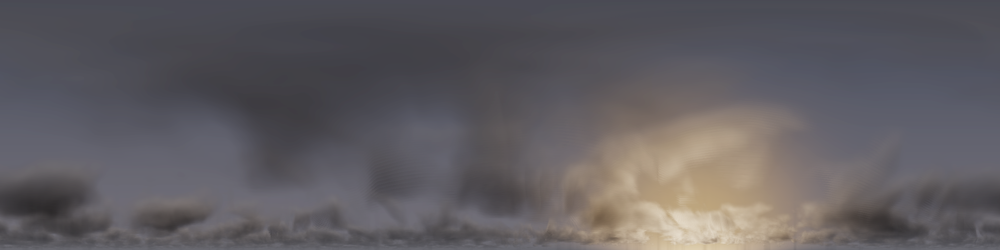
#> input picture games/unreal2_mods/U2AvalonCards/Models/StormSky.png, 1000 x 250 px, shrunk from 2048 x 512 before the run
$ python make_sky_flash.py
#> lines starting #> are read from the running program, lines starting #| are printed output that depends on the picture
r"""Lightning-lit versions of the storm sky (Q34 research action 4, 2026-10-08): the deck lit from inside, the way
ToyShop swapped a pre-baked lightning lighting for the flash frames. From Models/StormSky.png: a cool white glow
centred on a bearing, strongest where the deck is (the cloud texture's own detail modulates it, so the billows
light up rather than a flat disc), fading toward the zenith and the edges.

    py tools/make_sky_flash.py        -> Source/U2AvalonCards/Textures/StormSkyFlash0.tga, StormSkyFlash1.tga
"""
import os
import numpy as np
from PIL import Image

HERE = os.path.dirname(os.path.abspath(__file__))
base = np.asarray(Image.open(os.path.join(HERE, "..", "Models", "StormSky.png")).convert("RGB")).astype(float) / 255
H, W, _ = base.shape
#> H = 250; W = 1000
u = (np.arange(W) + 0.5) / W
#> u = 1000 values from 0.0005 to 1
v = (np.arange(H) + 0.5) / H
#> v = 250 values from 0.002 to 0.998
U, V = np.meshgrid(u, v)
lum = base.mean(-1)
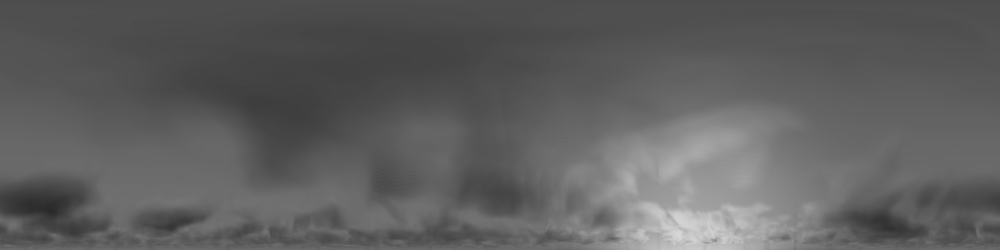
#> lum: shape (250, 1000) float64; min 0.166, max 0.854, mean 0.374
detail = np.clip((lum - lum.mean()) * 3 + 0.6, 0.2, 1.4)       # the billows' own light and dark
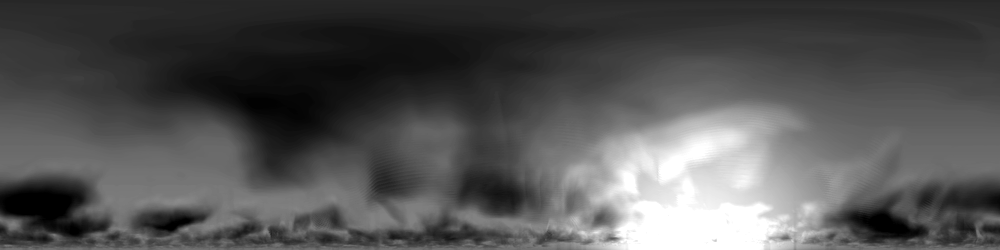
#> detail: shape (250, 1000) float64; min 0.2, max 1.4, mean 0.595; drawn with min black and max white
for k, (c, el) in enumerate(((0.62, 0.55), (0.18, 0.4))):        # bearing (u) and height (v: 0 zenith, 1 horizon)
    du = np.minimum(np.abs(U - c), 1 - np.abs(U - c))
    glow = np.exp(-(du / 0.09) ** 2 - ((V - el) / 0.28) ** 2)
    wide = np.exp(-(du / 0.30) ** 2) * 0.35                     # the whole deck brightens a little
    f = (glow * 0.85 + wide * 0.7) * detail
    out = base + f[..., None] * np.array([0.78, 0.84, 1.0])
    out = out / (1 + 0.35 * out)
    Image.fromarray((np.clip(out, 0, 1) * 255).astype("u1")).save(
        os.path.join(HERE, "..", "Source", "U2AvalonCards", "Textures", "StormSkyFlash%d.tga" % k), compression=None)
#> this loop made 2 passes
#> pass 1, `f = (glow * 0.85 + wide * 0.7) * detail`:
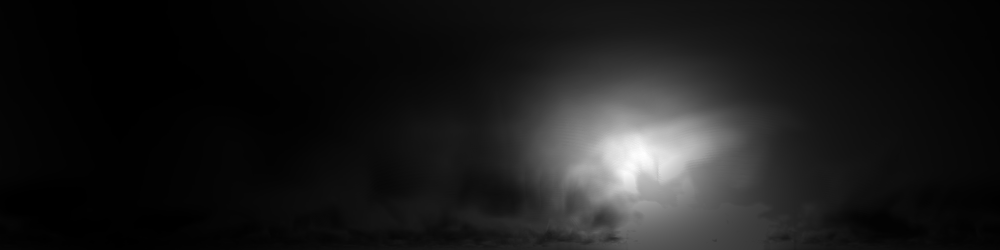
#> f: shape (250, 1000) float64; min 0.00479, max 1.28, mean 0.141; drawn with min black and max white
#> pass 1, `out = base + f[..., None] * np.array([0.78, 0.84, 1.0])`:
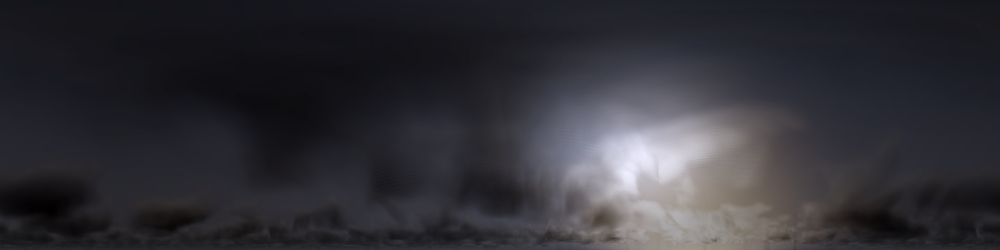
#> out: shape (250, 1000, 3) float64; mean R, G, B 0.488, 0.483, 0.521; drawn with min black and max white
#> pass 1, `out = out / (1 + 0.35 * out)`:
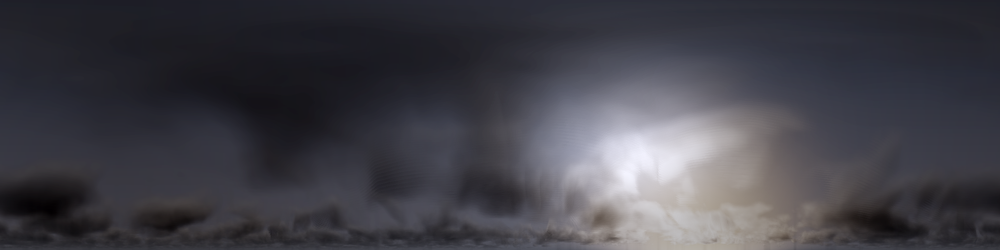
#> out: shape (250, 1000, 3) float64; mean R, G, B 0.404, 0.401, 0.429; drawn with min black and max white
#> pass 1, `Image.fromarray((np.clip(out, 0, 1) * 255).astype("u1")).save( os.path..`:
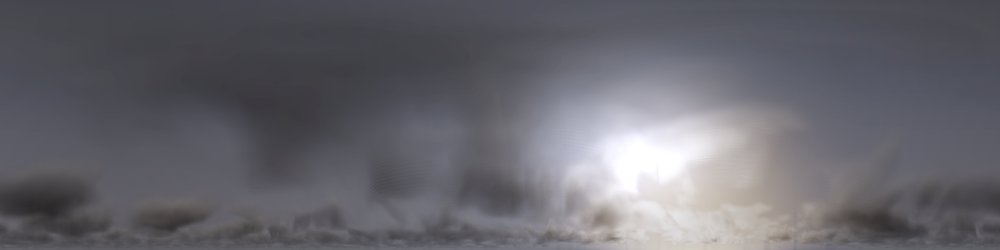
#> saved as StormSkyFlash0.tga: PIL image 1000x250 RGB; mean R, G, B 102.5, 101.7, 108.7
#> after the loop:
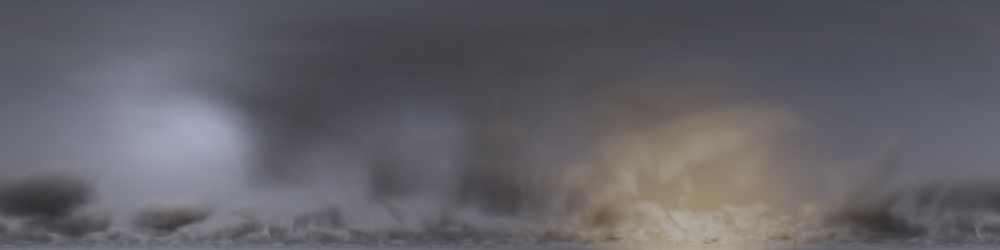
#> out: shape (250, 1000, 3) float64; mean R, G, B 0.388, 0.382, 0.405
print("flash skies written")
